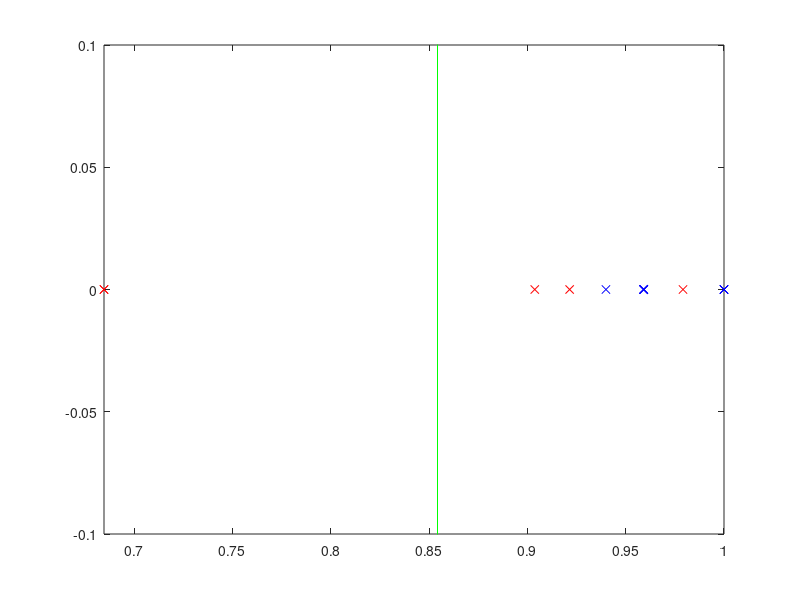

This chart was generated by the following MATLAB code:
hold off;
x0p = [1.0 1.0 1.0 0.9591433820921584 0.9591433820921584 0.9399419573878857 0.9591433820921584 0.9591433820921584 ];
x0n = [0.6846890431714244 0.6846890431714244 0.979145672398816 0.9037567177443684 0.9214942438662401 ];
w0 = 1217.9885025024414;
hold off;
zrp = zeros(1,length(x0p));
zrn = zeros(1,length(x0n));
plot(x0p,zrp,'xb');
hold on;
plot(x0n,zrn,'xr');
xc=[0.8542975305330911 0.8542975305330911];
yc=[-1 1];
plot(xc,yc,'g');
axis([min([x0p x0n]) max([x0p x0n]) -0.1 0.1]);
